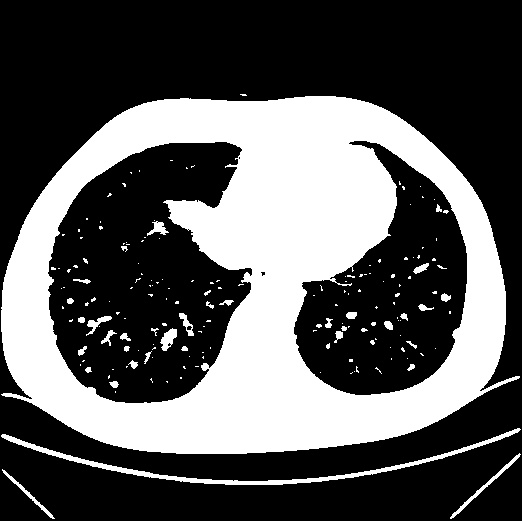
#> input picture IVP_final/temp_output/step2.jpg, 522 x 521 px
$ python region_growing.py
#> lines starting #> are read from the running program, lines starting #| are printed output that depends on the picture; after the words box and inside, x2 and y2 are one past the last pixel; in counts of white or black regions, pixels touching at a corner belong together
import cv2
import numpy as np
import time
def density_calc(img, r=25):
    m, n = img.shape

    k = 2*r + 1
    new_img = np.zeros((m+r*2, n+r*2), dtype = np.float32)
    new_img[r:r+m, r:r+n] = img
    output_img = np.zeros((m,n), dtype = np.float32)

    for i in range(0, m):
        for j in range(0, n):
            sub_img = new_img[i:i+k, j:j+k]
            output_img[i][j] = np.mean(sub_img)/255

    return output_img

def region_growing_helper(Seed, dense, T):
    r,c = dense.shape
    res = np.zeros((dense.shape),dtype=np.uint8)
    vis = np.zeros((dense.shape),dtype=np.uint8)


    dx = [-1,0,0,1]
    dy = [0,-1,1,0]

    for i in range(len(Seed)):
        queue = []
        seed = Seed[i]
        queue.append(seed)
        vis[seed] = 1
        res[seed] = 255
        while len(queue) > 0:
            x,y = queue.pop(0)
            for i in range(4):
                nx = x+dx[i]
                ny = y+dy[i]
                if nx<r and ny<c and nx>=0 and ny>=0 and vis[nx,ny] == 0 and dense[nx, ny] < T:
                    res[nx][ny] = 255
                    vis[nx][ny] = 1
                    queue.append((nx,ny))
    return res

def region_growing(img):
    seed = [(0,0),(0,img.shape[1]-1),(img.shape[0]-1,0)
        ,(img.shape[0]-1,img.shape[1]-1)]

    dense = density_calc(img, r=9)

    out = region_growing_helper(seed, dense, T = 0.3) ## Threshold should be >1.5*otsu_threshold

    res = (out == 0) * img
    return res

if __name__ == '__main__':
    img = cv2.imread('temp_output/step2.jpg', 0)
#> img is the input picture: shape (521, 522); min 0, max 255, mean 88.1

    out = region_growing(img)
#> in density_calc, `new_img[r:r+m, r:r+n] = img`:
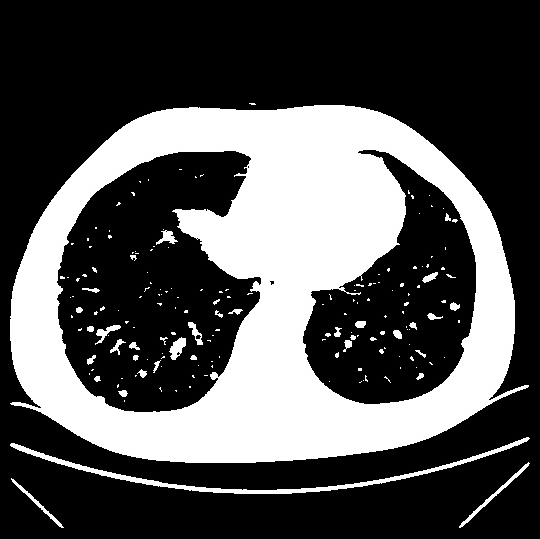
#> new_img: shape (539, 540) float32; min 0, max 255, mean 82.3
#> after the loop in density_calc, `for i in range(0, m):`:
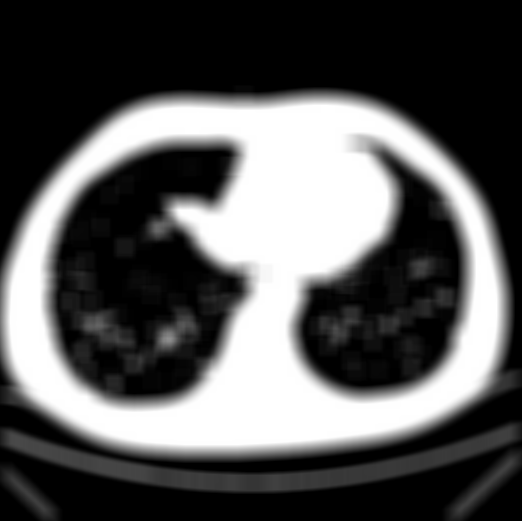
#> output_img: shape (521, 522) float32; min 0, max 1, mean 0.345
#> after the loop in region_growing_helper, `for i in range(len(Seed)):`:
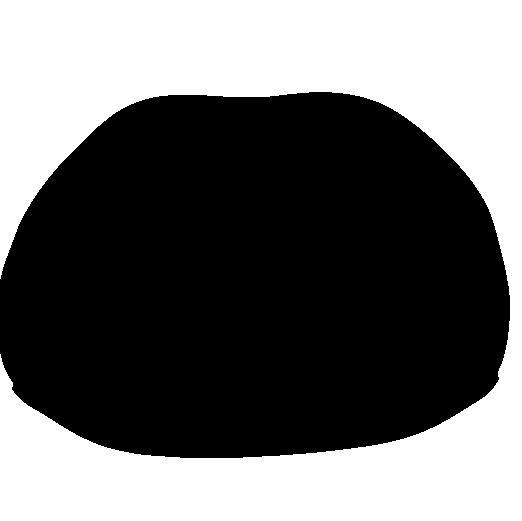
#> res: shape (521, 522); 42.8% white; 1 white region, box (x1, y1, x2, y2) and area: (0, 0, 522, 521) 116339

    cv2.imshow('Imput Image', img)
    cv2.imshow('Output Image', out)
    cv2.waitKey(0)
    cv2.destroyAllWindows()
